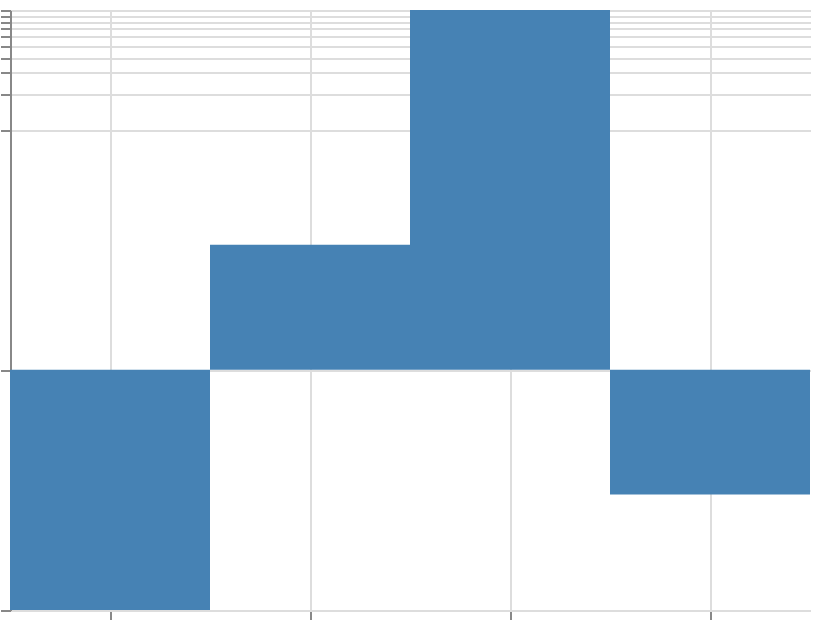

The specification (Vega-Lite) saved for this image:
### Vega specification from a JSON file in a GitHub repository (floating-point values rounded to 4 significant figures)
{"$schema": "https://vega.github.io/schema/vega/v6.json", "width": 400, "height": 300, "padding": 5, "autosize": "none", "data": [{"name": "table", "values": [{"cat": "A", "val": -100}, {"cat": "B", "val": 10}, {"cat": "C", "val": 1000}, {"cat": "D", "val": -10}]}], "scales": [{"name": "x", "type": "band", "domain": {"data": "table", "field": "cat", "sort": true}, "range": "width"}, {"name": "y", "type": "symlog", "domain": {"data": "table", "field": "val"}, "range": [{"signal": "height"}, 0], "zero": true, "nice": true}], "marks": [{"type": "rect", "from": {"data": "table"}, "encode": {"update": {"x": {"scale": "x", "field": "cat"}, "width": {"scale": "x", "band": 1}, "y": {"scale": "y", "field": "val"}, "y2": {"scale": "y", "value": 0}, "fill": {"value": "steelblue"}}}}], "axes": [{"scale": "x", "orient": "bottom", "grid": true, "labels": false}, {"scale": "y", "orient": "left", "grid": true, "labels": false}]}
